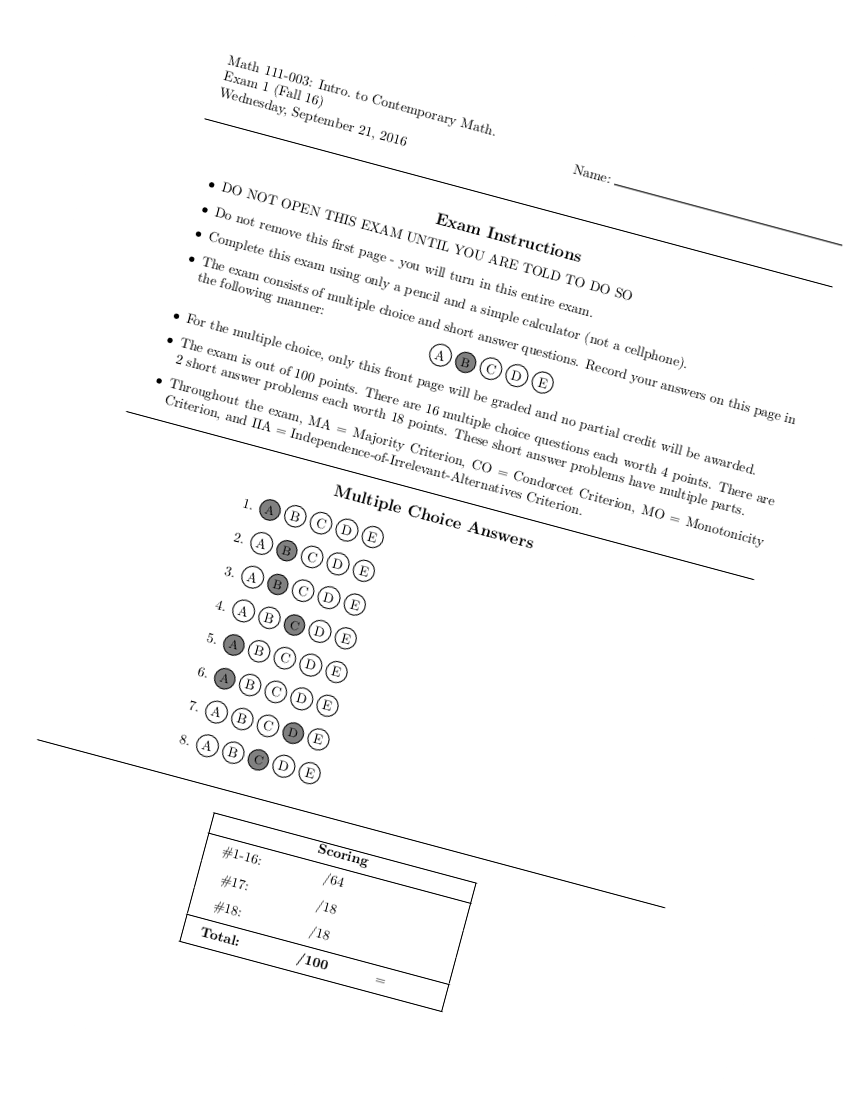
#> input picture exam_small_spacing_blank_right_rotated.png, 850 x 1100 px
$ python crop.py
#> lines starting #> are read from the running program, lines starting #| are printed output that depends on the picture
from PIL import Image

img = Image.open("exam_small_spacing_blank_right_rotated.png")
#> img is the input picture: PIL image 850x1100 RGBA; mean R, G, B, A 222.5, 222.5, 222.5, 228.1
# dimensions = (start_x, start_y, end_x, end_y)
dimensions = (180, 450, 700, 890)
img2 = img.crop(dimensions)
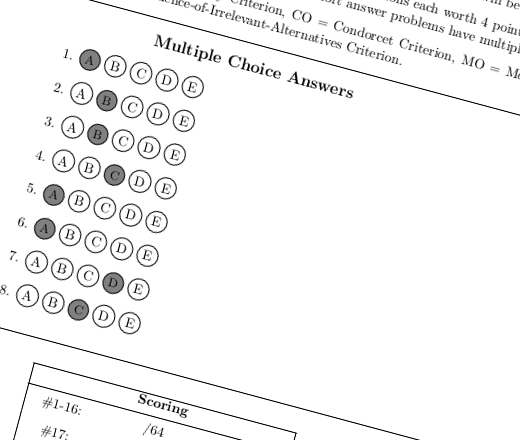
#> img2: PIL image 520x440 RGBA; mean R, G, B, A 245, 245, 245, 255
img2.save("cropped_to_be_graded.png")

$ run again, with exam.png copied over exam_small_spacing_blank_right_rotated.png
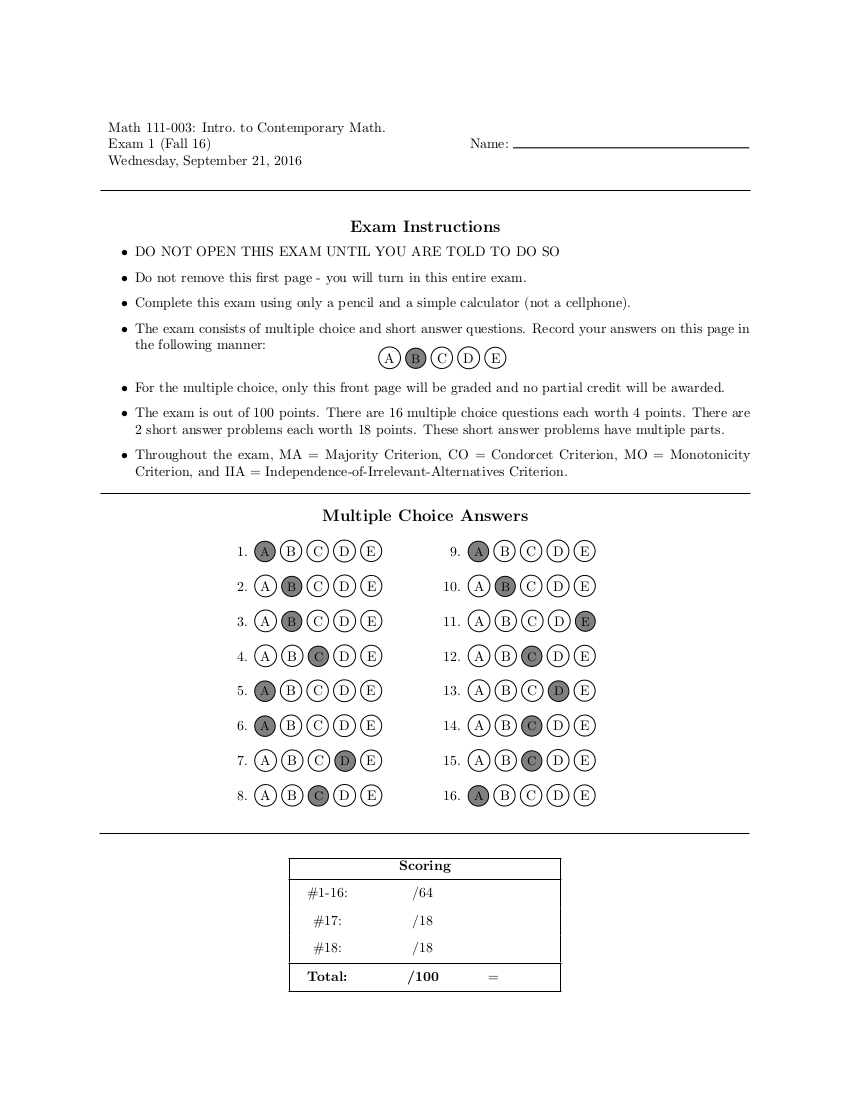
#> input picture exam.png, 850 x 1100 px
#> img is the input picture: PIL image 850x1100 RGBA; mean R, G, B, A 248.1, 248.1, 248.1, 255
#> `img2 = img.crop(dimensions)`:
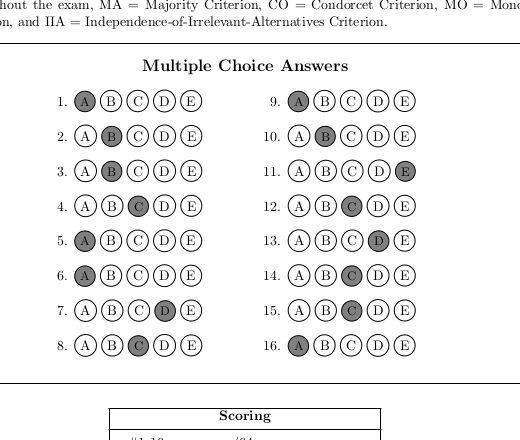
#> img2: PIL image 520x440 RGBA; mean R, G, B, A 239.8, 239.8, 239.8, 255
